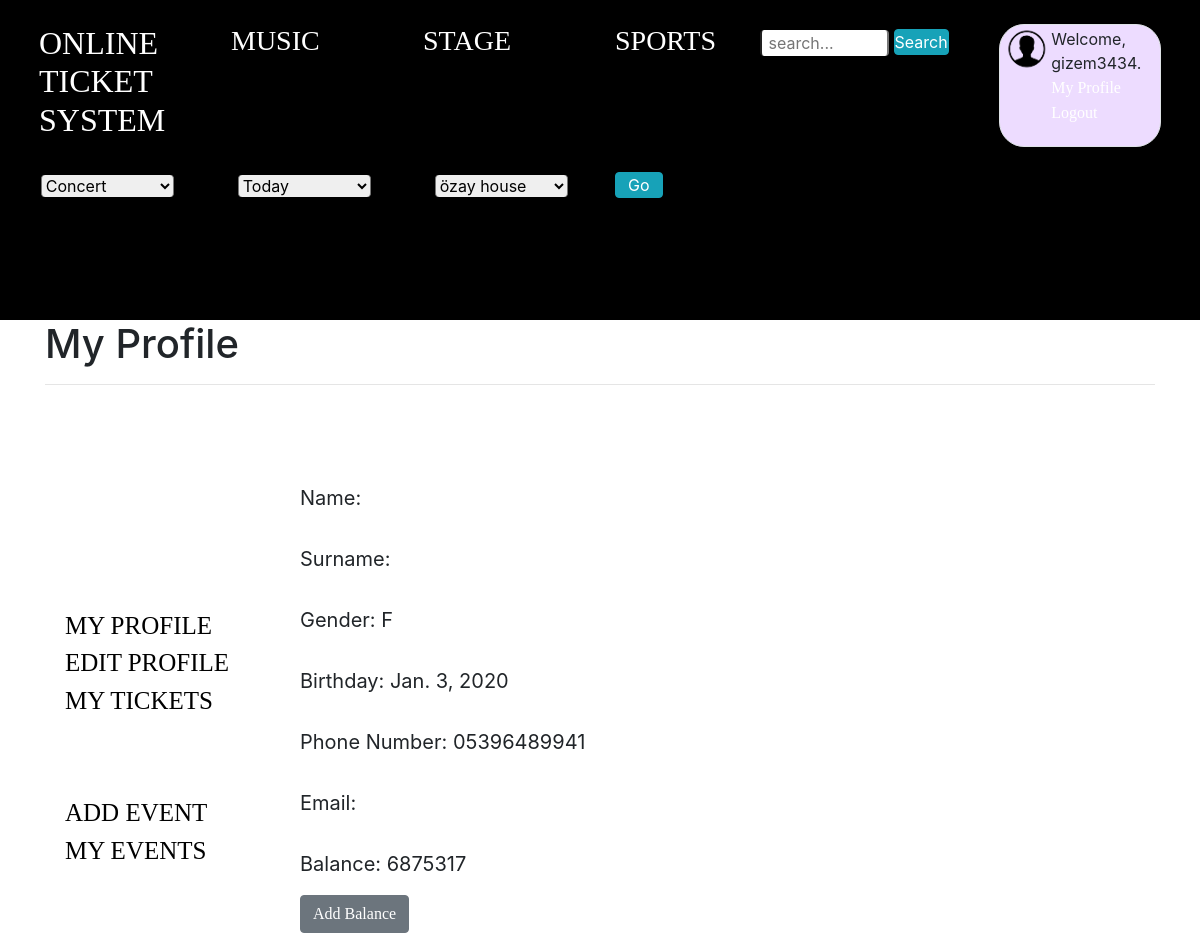
The app's page /account/profile/ (signed in), older data.
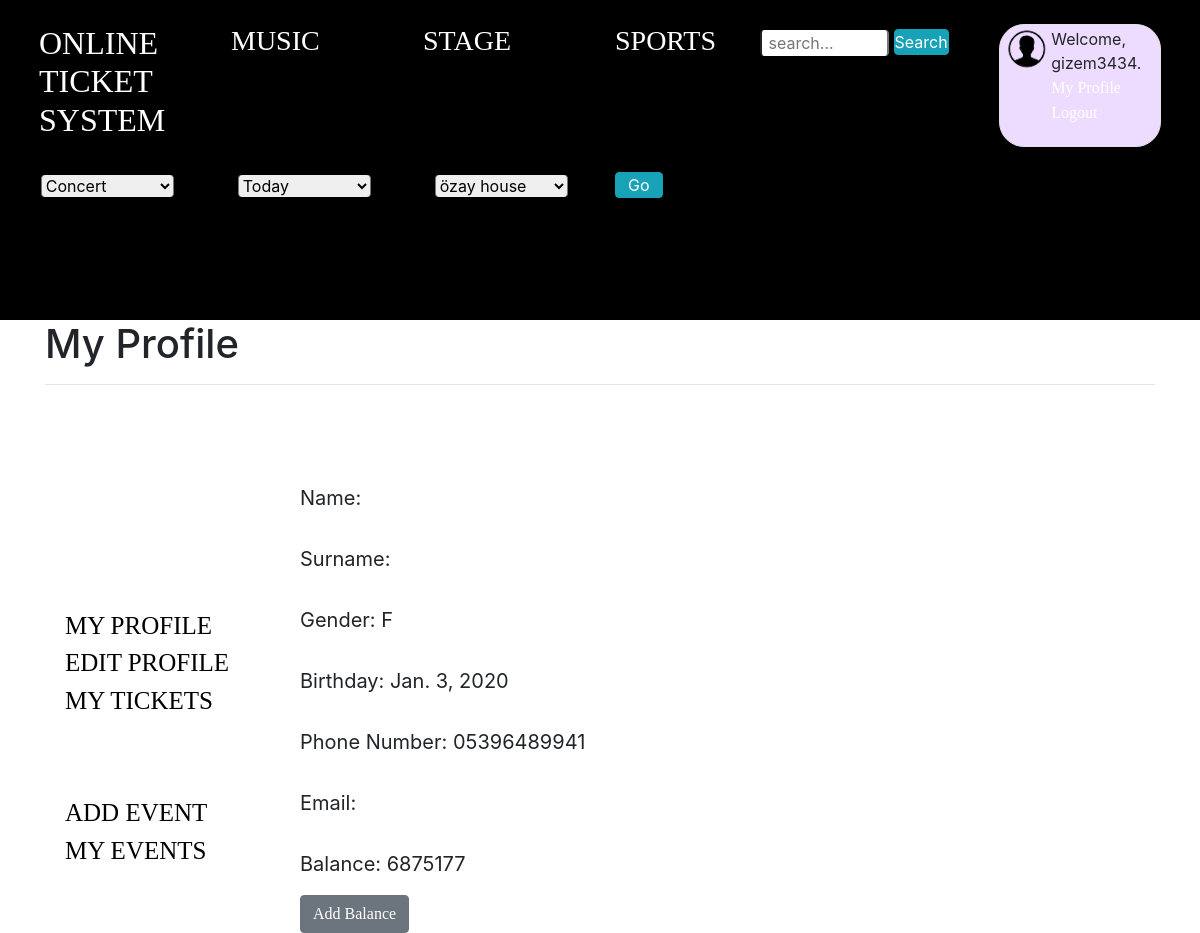
The same page, newer data.
### website/models.py (models this page shows, shortened)
class UserProfile(models.Model):
    id = models.AutoField(primary_key=True)
    GENDER = (
        ('M', 'Male'),
        ('F', 'Female'),
    )
    gender = models.CharField(max_length=1, choices=GENDER)
    birthday = models.DateField()
    phone_number = models.CharField(max_length=11)
    img = models.URLField(null=True, blank=True)
    isOperator = models.BooleanField(default=False)
    user = models.ForeignKey(User, on_delete=models.CASCADE)
    balance = models.IntegerField(default=0)

### website/views.py (the view)
# urls.py: path('account/profile/', views.my_profile_view, name='my_profile'),
@login_required
def my_profile_view(request):
    user = request.user
    user_infos = UserProfile.objects.all().filter(user=user)
    context = {"user_infos": user_infos}
    return render(request, 'profile/profile.html', context)

### website/views.py (called while the page is built)
def return_stage_list(request):
    return {'stage_list': Stage.objects.all()}

### templates/profile/profile.html (shortened to what this page needs)
{% extends 'base.html' %}
{% block head %}
    {% load static %}
    <link rel="stylesheet" type="text/css" href="{% static "css/profile/profil.css" %}">
{% endblock %}
{% block content %}
<div id="mainDiv">
    <h1 id="header">My Profile</h1>
    <hr>
    <div class="infos">
        {% block info %}
            {% for info in user_infos %}
                <p>Name: {{ info.user.first_name }} </p>
                <p>Surname: {{ info.user.last_name }}</p>
                <p>Gender: {{ info.gender }}</p>
                <p>Birthday: {{ info.birthday }}</p>
                <p>Phone Number: {{ info.phone_number }}</p>
                <p>Email: {{  info.user.email }}</p>
                <p>Balance: {{  info.balance }}</p>
                <a href="{% url 'add_balance' %}"><button type="button" class="btn btn-secondary">Add Balance</button></a>
            {% endfor %}
        {% endblock %}
    </div>
    <div id="main_menu">
        <br><br>
        <a href="{% url 'my_profile' %}">My Profile</a><br>
        <a href="{% url 'edit_my_profile' %}">Edit Profile</a><br>
        <a href="{% url 'my_transactions' %}">My Tickets</a><br>
        <br><br>
        {% block isOperator %}
        {% for info in user_infos %}
            {% if info.isOperator %}
                <a href="{% url 'add_event' %}">Add Event</a><br>
                <a href="{% url 'my_events' %}">My Events</a><br>
            {% endif %}
        {% endfor %}
            {% endblock %}
    </div>
</div>
{% endblock %}

Row changes from the older to the newer data that the page shows:
changed UserProfile: balance "6875317" → "6875177"
